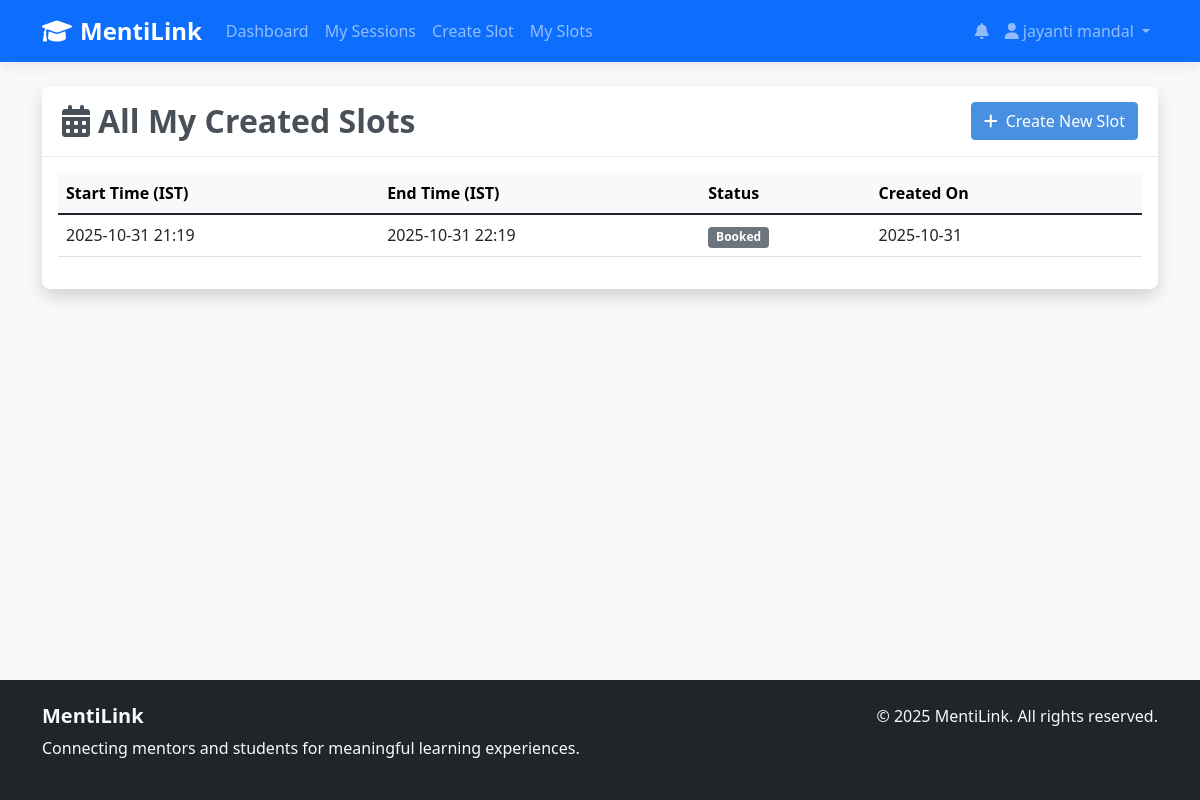
The app's page /dashboard/my_slots (signed in) with its own data.
### models/user.py (models this page shows, shortened)
class User(UserMixin, db.Model):
    id = db.Column(db.Integer, primary_key=True)
    username = db.Column(db.String(80), unique=True, nullable=False)
    email = db.Column(db.String(120), unique=True, nullable=False)
    password_hash = db.Column(db.String(120), nullable=False)
    role = db.Column(db.String(20), nullable=False)  # 'mentor' or 'student'
    full_name = db.Column(db.String(100), nullable=False)
    phone = db.Column(db.String(20))
    expertise = db.Column(db.Text)  # For mentors
    bio = db.Column(db.Text)
    qualification = db.Column(db.String(100))
    field_of_study = db.Column(db.String(100))
    created_at = db.Column(db.DateTime, default=datetime.utcnow)
    goals = db.relationship('Goal', backref='user', lazy=True, cascade="all, delete-orphan")
    mentor_sessions = db.relationship('Session', foreign_keys='Session.mentor_id', backref='mentor')
    student_sessions = db.relationship('Session', foreign_keys='Session.student_id', backref='student')
    slots = db.relationship('Slot', backref='mentor_user', lazy=True)

### models/slot.py (models this page shows, shortened)
class Slot(db.Model):
    id = db.Column(db.Integer, primary_key=True)
    mentor_id = db.Column(db.Integer, db.ForeignKey('user.id'), nullable=False)
    start_time = db.Column(db.DateTime, nullable=False)
    end_time = db.Column(db.DateTime, nullable=False)
    is_available = db.Column(db.Boolean, default=True)
    title = db.Column(db.String(200))
    description = db.Column(db.Text)
    created_at = db.Column(db.DateTime, default=datetime.utcnow)
    sessions = db.relationship('Session', backref='slot', lazy=True, cascade="all, delete-orphan")

### Routes/dashboard.py (the view)
@dashboard_bp.route('/my_slots')
@login_required
def my_slots():
    if current_user.role != 'mentor':
        flash('This page is only accessible to mentors.', 'danger')
        return redirect(url_for('dashboard.dashboard'))
    status_filter = request.args.get('status')
    query = Slot.query.filter_by(mentor_id=current_user.id)
    if status_filter == 'available':
        query = query.filter_by(is_available=True)
        page_title = "My Available Slots"
    else:
        page_title = "All My Created Slots"
    all_slots = query.order_by(Slot.created_at.desc()).all()
    return render_template('my_slots.html', slots=all_slots, page_title=page_title)

### app.py (called while the page is built)
@login_manager.user_loader
def load_user(user_id):
    from models.user import User
    return db.session.get(User, int(user_id))

@app.context_processor
def inject_notifications():
    if current_user.is_authenticated:
        unread_count = Notification.query.filter_by(user_id=current_user.id, is_read=False).count()
        return dict(unread_notification_count=unread_count)
    return dict(unread_notification_count=0)

### templates/my_slots.html (shortened to what this page needs)
{% extends "base.html" %}
{% block content %}
<div class="card shadow">
    <div class="card-header d-flex justify-content-between align-items-center">
        <h2 class="mb-0">
            <i class="fas fa-calendar-alt me-2"></i>{{ page_title }}
        </h2>
        <a href="{{ url_for('dashboard.create_slot') }}" class="btn btn-primary">
            <i class="fas fa-plus me-2"></i>Create New Slot
        </a>
    </div>
    <div class="card-body">
        {% if slots %}
            <div class="table-responsive">
                <table class="table table-hover align-middle">
                    <thead class="table-light">
                        <tr>
                            <th>Start Time (IST)</th>
                            <th>End Time (IST)</th>
                            <th>Status</th>
                            <th>Created On</th>
                            <th></th>
                        </tr>
                    </thead>
                    <tbody>
                        {% for slot in slots %}
                            <tr>
                                <td>{{ slot.start_time.strftime('%Y-%m-%d %H:%M') }}</td>
                                <td>{{ slot.end_time.strftime('%Y-%m-%d %H:%M') }}</td>
                                <td>
                                    {% if slot.is_available %}
                                        <span class="badge bg-success">Available</span>
                                    {% else %}
                                        <span class="badge bg-secondary">Booked</span>
                                    {% endif %}
                                </td>
                                <td>{{ slot.created_at.strftime('%Y-%m-%d') }}</td>
                                <td class="text-end">
                                </td>
                            </tr>
                        {% endfor %}
                    </tbody>
                </table>
            </div>
        {% else %}
            <p class="text-muted">No slots found for this category.</p>
        {% endif %}
    </div>
</div>
{% endblock %}

### templates/base.html (shortened to what this page needs)
<!DOCTYPE html>
<html lang="en">
<head>
    <link href="https://cdn.jsdelivr.net/npm/bootstrap@5.1.3/dist/css/bootstrap.min.css" rel="stylesheet">
    <link href="https://cdnjs.cloudflare.com/ajax/libs/font-awesome/6.0.0/css/all.min.css" rel="stylesheet">
    <link href="{{ url_for('static', filename='css/style.css') }}" rel="stylesheet">
    </head>
<body>
    <nav class="navbar navbar-expand-lg navbar-dark bg-primary">
        <div class="container">
            <a class="navbar-brand" href="{{ url_for('index') }}">
                <i class="fas fa-graduation-cap me-2"></i>MentiLink
            </a>
            <div class="collapse navbar-collapse" id="navbarNav">
                <ul class="navbar-nav me-auto">
                    {% if current_user.is_authenticated %}
                        <li class="nav-item">
                            <a class="nav-link" href="{{ url_for('dashboard.dashboard') }}">Dashboard</a>
                        </li>
                        <li class="nav-item">
                            <a class="nav-link" href="{{ url_for('sessions.my_sessions') }}">My Sessions</a>
                        </li>
                        {% if current_user.role == 'mentor' %}
                            <li class="nav-item">
                                <a class="nav-link" href="{{ url_for('dashboard.create_slot') }}">Create Slot</a>
                            </li>
                            <li class="nav-item">
                                <a class="nav-link" href="{{ url_for('dashboard.my_slots') }}">My Slots</a>
                            </li>
                        {% endif %}
                    {% endif %}
                </ul>
                {% if current_user.is_authenticated %}
                <ul class="navbar-nav">
                    <li class="nav-item">
                        <a class="nav-link position-relative" href="{{ url_for('notifications.index') }}">
                            <i class="fas fa-bell"></i>
                        </a>
                    </li>
                </ul>
                {% endif %}
                <ul class="navbar-nav">
                    {% if current_user.is_authenticated %}
                        <li class="nav-item dropdown">
                            <a class="nav-link dropdown-toggle" href="#" id="navbarDropdown" role="button" data-bs-toggle="dropdown">
                                <i class="fas fa-user me-1"></i>{{ current_user.full_name }}
                            </a>
                        </li>
                    {% endif %}
                </ul>
            </div>
        </div>
    </nav>
    <main class="container mt-4">
        {% block content %}{% endblock %}
    </main>
    <footer class="bg-dark text-light mt-5 py-4">
        <div class="container">
            <div class="row">
                <div class="col-md-6">
                    <h5>MentiLink</h5>
                    <p>Connecting mentors and students for meaningful learning experiences.</p>
                </div>
                <div class="col-md-6 text-md-end">
                    <p>&copy; 2025 MentiLink. All rights reserved.</p>
                </div>
            </div>
        </div>
    </footer>
</body>
</html>

### static/css/style.css (style rules this page uses)
:root { --primary-color: #4A90E2; --primary-hover: #357ABD; --secondary-color: #50E3C2; --light-gray: #f8f9fa; --medium-gray: #e9ecef; --dark-gray: #343a40; --text-color: #495057; --border-radius: 0.5rem; --box-shadow: 0 4px 12px rgba(0, 0, 0, 0.08); --transition-speed: 0.3s; }
body { background-color: var(--light-gray); color: var(--text-color); font-family: 'Segoe UI', Tahoma, Geneva, Verdana, sans-serif; display: flex; flex-direction: column; min-height: 100vh; }
main { flex-grow: 1; }
h1, h2, h3, h4, h5, h6 { font-weight: 600; }
.navbar { box-shadow: var(--box-shadow); }
.navbar-brand { font-weight: 700; font-size: 1.5rem; }
.nav-link { transition: color var(--transition-speed); }
.card { border: none; border-radius: var(--border-radius); box-shadow: var(--box-shadow); transition: transform var(--transition-speed), box-shadow var(--transition-speed); }
.card-header { background-color: transparent; border-bottom: 1px solid var(--medium-gray); font-weight: 600; padding: 1rem 1.25rem; }
.btn-primary { background-color: var(--primary-color); border-color: var(--primary-color); transition: background-color var(--transition-speed); }

### records on screen
User: full_name "jayanti mandal"
Slot: start_time "2025-10-31 21:19", end_time "2025-10-31 22:19", is_available "Booked", created_at "2025-10-31"

### other values on screen
{{ page_title }} "All My Created Slots"
